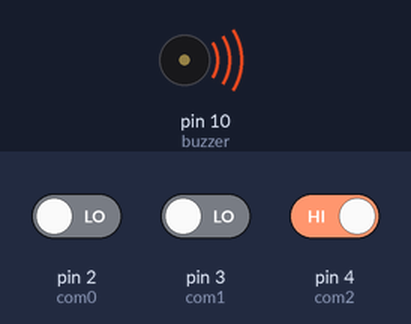
Bench run of a sketch on a simulated Arduino Uno, built with avr-gcc and run on an emulated ATmega328P. Parts: buzzer (waves = sounding). The test bench sets the inputs (shaded band); at power-on: pin 2 (com0) LOW, pin 3 (com1) LOW, pin 4 (com2) HIGH.

Above: at 2.5 s.
2.6 s: pin 2 (com0) driven HIGH
5.6 s: pin 3 (com1) driven HIGH
7.1 s: pin 3 (com1) driven LOW
At 7.8 s:
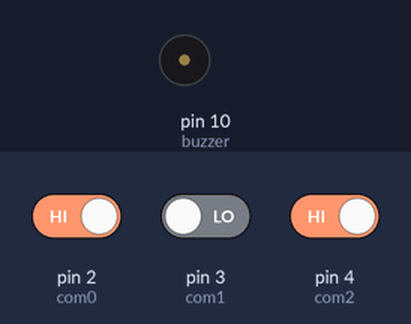
10.1 s: pin 4 (com2) driven LOW
Timing chart, 0 to 12.6 s (numbered marks = the images above; inputs shaded):
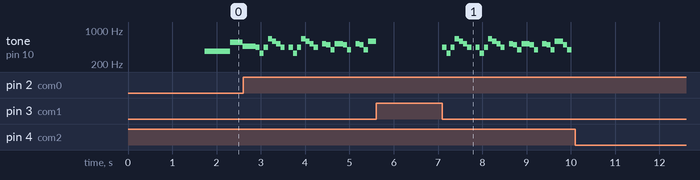

The sketch:

slave.ino
```cpp
#define buzzer 10 //buzzer pin

#define com0 2 // communication pins
#define com1 3
#define com2 4

#define rest 0 //notes
#define C2 65
#define CS2 69
#define D2 73
#define DS2 78
#define E2 82
#define F2 87
#define FS2 93
#define G2 98
#define GS2 104
#define A2 110
#define AS2 117
#define B2 123
#define C3 131
#define CS3 139
#define D3 147
#define DS3 156
#define E3 165
#define F3 175
#define FS3 185
#define G3 196
#define GS3 208
#define A3 220
#define AS3 233
#define B3 247
#define C4 262
#define CS4 277
#define D4 294
#define DS4 311
#define E4 330
#define F4 349
#define FS4 370
#define G4 392
#define GS4 415
#define A4 440
#define AS4 466
#define B4 494
#define C5 523
#define CS5 554
#define D5 587
#define DS5 622
#define E5 659
#define F5 698
#define FS5 741
#define G5 784
#define GS5 831
#define A5 880
#define AS5 932
#define B5 988

void setup() {
  pinMode(buzzer, OUTPUT); //setup buzzers
  pinMode(com0, INPUT); //set up pins for comunication
  pinMode(com1, INPUT);
  pinMode(com2, INPUT);
}

int song = 0; //default song

void loop() {
  if (digitalRead(com0) && digitalRead(com1) && !digitalRead(com2)){ //plays wii sports if the communication pins are set for wii sports
    wiiSports();
  }
  else if (!digitalRead(com0) && !digitalRead(com1) && digitalRead(com2)){ //plays allstar
    allStar();
  }
  else if (digitalRead(com0) && !digitalRead(com1) && digitalRead(com2)){ //plays runningInThe90s
    runningInThe90s();
  }
}

void wiiSports(){ //plays wii sports
  const short wii_sports[][2] = {{DS4, 967},
                          {E4, 967},
                          {FS4, 362},
                          {B4, 362},
                          {AS4, 241},
                          {B4, 362},
                          {FS4, 362},
                          {DS4, 241},
                          {B3, 362},
                          {CS4, 362},
                          {DS4, 241},
                          {CS4, 1935},
                          {rest, 967},
                          {DS4, 967},
                          {E4, 725},
                          {DS4, 120},
                          {E4, 120},
                          {FS4, 362},
                          {B4, 362},
                          {CS5, 241},
                          {B4, 725},
                          {B4, 120},
                          {CS5, 120},
                          {E5, 362},
                          {DS5, 362},
                          {CS5, 241},
                          {B4, 483},
                          {FS4, 241},
                          {GS4, 483},
                          {CS5, 241},
                          {CS5, 967},
                          {rest, 241},
                          {CS5, 120},
                          {DS5, 120},
                          {E5, 362},
                          {DS5, 362},
                          {CS5, 241},
                          {B4, 483},
                          {FS4, 1875},
                          {rest, 241},
                          {CS5, 120},
                          {DS5, 120},
                          {E5, 362},
                          {DS5, 362},
                          {CS5, 241},
                          {B4, 483},
                          {FS5, 1935},
                          {rest, 483}};
    for (auto &pair : wii_sports) {
      tone(buzzer, pair[0]);
      delay(pair[1]);
      tone(buzzer, rest);
      if (!digitalRead(com0) || !digitalRead(com1) || digitalRead(com2)) {
        break;
      }
    }
}

void allStar() { //plays allstar
  const short all_star[][2] = {{rest, 1730},
                        {FS4, 576},
                        {CS5, 288},
                        {AS4, 288},
                        {AS4, 576},
                        {GS4, 288},
                        {FS4, 288},
                        {FS4, 288},
                        {B4, 576},
                        {AS4, 288},
                        {AS4, 288},
                        {GS4, 288},
                        {GS4, 288},
                        {FS4, 288},
                        {rest, 288},
                        {FS4, 288},
                        {CS5, 288},
                        {AS4, 288},
                        {AS4, 288},
                        {GS4, 288},
                        {GS4, 288},
                        {FS4, 288},
                        {FS4, 288},
                        {DS4, 288},
                        {DS4, 288},
                        {CS4, 576},
                        {rest, 865},
                        {FS4, 288},
                        {FS4, 288},
                        {CS5, 288},
                        {AS4, 288},
                        {AS4, 288},
                        {GS4, 288},
                        {GS4, 288},
                        {FS4, 288},
                        {FS4, 288},
                        {B4, 576},
                        {AS4, 288},
                        {AS4, 288},
                        {GS4, 288},
                        {GS4, 288},
                        {FS4, 288},
                        {FS4, 288},
                        {CS5, 288},
                        {rest, 288},
                        {AS4, 288},
                        {AS4, 288},
                        {GS4, 576},
                        {FS4, 288},
                        {FS4, 288},
                        {GS4, 288},
                        {GS4, 288},
                        {DS4, 865},
                        {rest, 1153}};
    for (auto &pair : all_star) {
      tone(buzzer, pair[0]);
      delay(pair[1]);
      tone(buzzer, rest);
      if (digitalRead(com0) || digitalRead(com1) || !digitalRead(com2)) {
        break;
      }
    }
}

void runningInThe90s() { //plays running in the 90s
  const short running_in_the_90s[][2] = {{A4, 94},
                                  {E4, 94},
                                  {A4, 94},
                                  {E5, 94},
                                  {D5, 94},
                                  {C5, 94},
                                  {A4, 94},
                                  {rest, 94},
                                  {A4, 94},
                                  {E4, 94},
                                  {A4, 94},
                                  {E5, 94},
                                  {D5, 94},
                                  {C5, 94},
                                  {A4, 94},
                                  {rest, 94},
                                  {C5, 94},
                                  {B4, 94},
                                  {G4, 94},
                                  {C5, 188},
                                  {B4, 94},
                                  {G4, 94},
                                  {rest, 94},
                                  {C5, 94},
                                  {B4, 94},
                                  {G4, 94},
                                  {D5, 188},
                                  {B4, 94},
                                  {G4, 94},
                                  {rest, 94},
                                  {A4, 94},
                                  {E4, 94},
                                  {A4, 94},
                                  {E5, 94},
                                  {D5, 94},
                                  {C5, 94},
                                  {A4, 94},
                                  {rest, 94},
                                  {A4, 94},
                                  {E4, 94},
                                  {A4, 94},
                                  {E5, 94},
                                  {D5, 94},
                                  {C5, 94},
                                  {A4, 94},
                                  {rest, 94},
                                  {C5, 94},
                                  {C5, 94},
                                  {rest, 94},
                                  {C5, 94},
                                  {D5, 94},
                                  {rest, 94},
                                  {D5, 94},
                                  {rest, 94},
                                  {E5, 94},
                                  {E5, 94},
                                  {rest, 94},
                                  {E5, 94},
                                  {D5, 94},
                                  {rest, 94},
                                  {D5, 94},
                                  {rest, 94},
                                  {A4, 94},
                                  {E4, 94},
                                  {A4, 94},
                                  {E5, 94},
                                  {D5, 94},
                                  {C5, 94},
                                  {A4, 94},
                                  {rest, 94},
                                  {A4, 94},
                                  {E4, 94},
                                  {A4, 94},
                                  {E5, 94},
                                  {D5, 94},
                                  {C5, 94},
                                  {A4, 94},
                                  {rest, 94},
                                  {C5, 94},
                                  {B4, 94},
                                  {G4, 94},
                                  {C5, 188},
                                  {B4, 94},
                                  {G4, 94},
                                  {rest, 94},
                                  {C5, 94},
                                  {B4, 94},
                                  {G4, 94},
                                  {D5, 188},
                                  {B4, 94},
                                  {G4, 94},
                                  {rest, 94},
                                  {A4, 94},
                                  {E4, 94},
                                  {A4, 94},
                                  {E5, 94},
                                  {D5, 94},
                                  {C5, 94},
                                  {A4, 94},
                                  {rest, 94},
                                  {A4, 94},
                                  {E4, 94},
                                  {A4, 94},
                                  {E5, 94},
                                  {D5, 94},
                                  {C5, 94},
                                  {A4, 94},
                                  {rest, 94},
                                  {E5, 188},
                                  {DS5, 188},
                                  {D5, 188},
                                  {CS5, 188},
                                  {C5, 188},
                                  {CS5, 188},
                                  {D5, 188},
                                  {DS5, 188}};
    for (auto &pair : running_in_the_90s) {
      tone(buzzer, pair[0]);
      delay(pair[1]);
      tone(buzzer, rest);
      if (!digitalRead(com0) || digitalRead(com1) || !digitalRead(com2)) {
        break;
      }
    }
}
```

Measured:
- after the input at 7.1 s, tone on pin 10 (buzzer): plays 440 Hz for 0.09 s, 330 Hz for 0.09 s, 440 Hz for 0.09 s, 659 Hz for 0.09 s, 587 Hz for 0.09 s, 523 Hz for 0.09 s … (26 notes in this stretch), starting at once
- after the input at 10.1 s, tone on pin 10 (buzzer): stops changing and stays silent
- by itself, tone on pin 10 (buzzer): plays 440 Hz for 0.09 s, 330 Hz for 0.09 s, 440 Hz for 0.09 s, 659 Hz for 0.09 s, 587 Hz for 0.09 s, 523 Hz for 0.09 s … (24 notes in this stretch)
